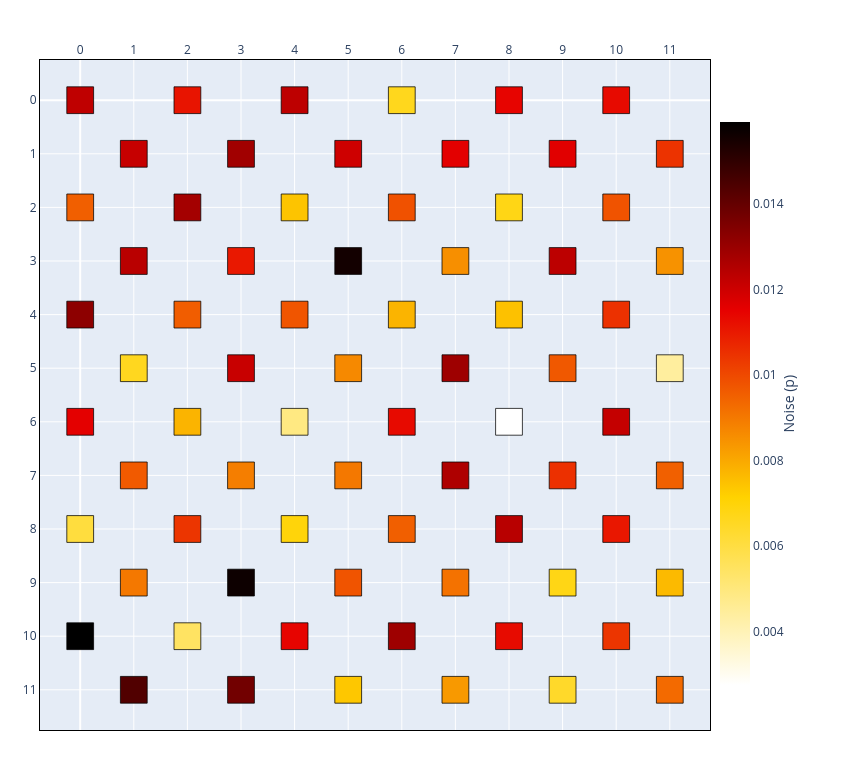

The cell this chart's notebook holds for it:
### Markdown cell above
## 3. Physical Error Distributions

Real superconducting processors are heterogeneous in which physical error rates vary
substantially across the lattice and are frequently correlated in space (bad couplers 
typically surround bad qubit sites). Modeling this heterogeneity faithfully is precisely 
why qSNOW represents noise as a per-qubit field rather than a single global parameter.

Every qubit carries a `NoiseProfile` exposing a physical error rate `p` (a bounded float
on `[0, 0.75]`). A landscape of such rates is produced by a **noise distribution**: an
object holding the parameters of the distribution it models (and a seed), which
`chip.generate_noise(dist)` applies across the lattice. The chip records the object on
`chip.spec.noise_model`, so the recipe travels with the chip and regenerates the identical
landscape. qSNOW provides:

- **`Uniform(p)`** — a homogeneous field; every qubit shares a single `p`.
- **`RandomUniform(bounds)`** — independent draws from a uniform distribution over
  `bounds = (low, high)`.
- **`RandomGaussian(mean, deviation)`** — independent draws from a truncated Gaussian.
- **`NormalContour(mean, deviation, slope=...)`** — a *spatially correlated* gradient, in
  which each site's error rate is derived from a smoothed neighborhood average, producing
  the contoured, non-i.i.d. structure characteristic of real devices.
- **`SkewContour(location, deviation, skew, ...)`** — the same correlated structure with a
  chosen *skew*, the long tail of poor qubits seen in calibration data.
- **`Custom(noise_map, coupler_map)`** — explicit maps, e.g. measured calibration data.

The `chip.generate_gaussian_noise(...)`-style methods used elsewhere in this notebook are
one-line shorthands for these. Applying a distribution also populates the chip's
**couplers**, deriving each edge's rate from the two qubits it joins (section 6); every
sampled distribution accepts a `seed` for reproducibility. Below we visualize the
non-trivial fields with `noise_heatmap_style`, moving from fully independent (Gaussian,
random) to spatially correlated (contour).

### Code cell
# (a) Truncated-Gaussian field: i.i.d. draws about a target mean.
chip = Chip(6, 6)
chip.generate_noise(RandomGaussian(mean=0.010, deviation=0.003, seed=42))

print("noise model :", chip.spec.noise_model)
print("p at (2, 2) :", chip.loc((2, 2)).noise.p)
chip.show(style=noise_heatmap_style(chip))

### Figure 1 — Plotly figure (JSON) as saved in the notebook; plotly's stock layout.template omitted (floating-point values rounded to 4 significant figures)
{"data": [{"hoverinfo": "text", "hovertext": ["(0, 0)<br>status=INACTIVE<br>noise=0.0123", "(0, 2)<br>status=INACTIVE<br>noise=0.0095", "(0, 4)<br>status=INACTIVE<br>noise=0.0132", "(0, 6)<br>status=INACTIVE<br>noise=0.0115", "(0, 8)<br>status=INACTIVE<br>noise=0.0061", "(0, 10)<br>status=INACTIVE<br>noise=0.0159", "(1, 1)<br>status=INACTIVE<br>noise=0.0121", "(1, 3)<br>status=INACTIVE<br>noise=0.0124", "(1, 5)<br>status=INACTIVE<br>noise=0.0066", "(1, 7)<br>status=INACTIVE<br>noise=0.0096", "(1, 9)<br>status=INACTIVE<br>noise=0.0090", "(1, 11)<br>status=INACTIVE<br>noise=0.0144", "(2, 0)<br>status=INACTIVE<br>noise=0.0111", "(2, 2)<br>status=INACTIVE<br>noise=0.0128", "(2, 4)<br>status=INACTIVE<br>noise=0.0096", "(2, 6)<br>status=INACTIVE<br>noise=0.0078", "(2, 8)<br>status=INACTIVE<br>noise=0.0104", "(2, 10)<br>status=INACTIVE<br>noise=0.0054", "(3, 1)<br>status=INACTIVE<br>noise=0.0128", "(3, 3)<br>status=INACTIVE<br>noise=0.0110", "(3, 5)<br>status=INACTIVE<br>noise=0.0121", "(3, 7)<br>status=INACTIVE<br>noise=0.0089", "(3, 9)<br>status=INACTIVE<br>noise=0.0157", "(3, 11)<br>status=INACTIVE<br>noise=0.0137", "(4, 0)<br>status=INACTIVE<br>noise=0.0123", "(4, 2)<br>status=INACTIVE<br>noise=0.0074", "(4, 4)<br>status=INACTIVE<br>noise=0.0097", "(4, 6)<br>status=INACTIVE<br>noise=0.0049", "(4, 8)<br>status=INACTIVE<br>noise=0.0069", "(4, 10)<br>status=INACTIVE<br>noise=0.0114", "(5, 1)<br>status=INACTIVE<br>noise=0.0120", "(5, 3)<br>status=INACTIVE<br>noise=0.0155", "(5, 5)<br>status=INACTIVE<br>noise=0.0086", "(5, 7)<br>status=INACTIVE<br>noise=0.0090", "(5, 9)<br>status=INACTIVE<br>noise=0.0098", "(5, 11)<br>status=INACTIVE<br>noise=0.0074", "(6, 0)<br>status=INACTIVE<br>noise=0.0066", "(6, 2)<br>status=INACTIVE<br>noise=0.0098", "(6, 4)<br>status=INACTIVE<br>noise=0.0078", "(6, 6)<br>status=INACTIVE<br>noise=0.0113", "(6, 8)<br>status=INACTIVE<br>noise=0.0095", "(6, 10)<br>status=INACTIVE<br>noise=0.0129", "(7, 1)<br>status=INACTIVE<br>noise=0.0116", "(7, 3)<br>status=INACTIVE<br>noise=0.0085", "(7, 5)<br>status=INACTIVE<br>noise=0.0129", "(7, 7)<br>status=INACTIVE<br>noise=0.0126", "(7, 9)<br>status=INACTIVE<br>noise=0.0091", "(7, 11)<br>status=INACTIVE<br>noise=0.0083", "(8, 0)<br>status=INACTIVE<br>noise=0.0114", "(8, 2)<br>status=INACTIVE<br>noise=0.0068", "(8, 4)<br>status=INACTIVE<br>noise=0.0075", "(8, 6)<br>status=INACTIVE<br>noise=0.0027", "(8, 8)<br>status=INACTIVE<br>noise=0.0124", "(8, 10)<br>status=INACTIVE<br>noise=0.0113", "(9, 1)<br>status=INACTIVE<br>noise=0.0116", "(9, 3)<br>status=INACTIVE<br>noise=0.0123", "(9, 5)<br>status=INACTIVE<br>noise=0.0097", "(9, 7)<br>status=INACTIVE<br>noise=0.0105", "(9, 9)<br>status=INACTIVE<br>noise=0.0068", "(9, 11)<br>status=INACTIVE<br>noise=0.0064", "(10, 0)<br>status=INACTIVE<br>noise=0.0113", "(10, 2)<br>status=INACTIVE<br>noise=0.0098", "(10, 4)<br>status=INACTIVE<br>noise=0.0105", "(10, 6)<br>status=INACTIVE<br>noise=0.0122", "(10, 8)<br>status=INACTIVE<br>noise=0.0110", "(10, 10)<br>status=INACTIVE<br>noise=0.0104", "(11, 1)<br>status=INACTIVE<br>noise=0.0104", "(11, 3)<br>status=INACTIVE<br>noise=0.0085", "(11, 5)<br>status=INACTIVE<br>noise=0.0044", "(11, 7)<br>status=INACTIVE<br>noise=0.0095", "(11, 9)<br>status=INACTIVE<br>noise=0.0076", "(11, 11)<br>status=INACTIVE<br>noise=0.0093"], "marker": {"cmax": 0.01591, "cmin": 0.00274, "color": [0.01226, 0.00954, 0.01322, 0.01155, 0.00606, 0.01591, 0.01213, 0.01238, 0.0066, 0.00963, 0.00901, 0.01436, 0.01111, 0.01278, 0.00957, 0.00776, 0.01041, 0.00544, 0.01284, 0.01101, 0.0121, 0.00888, 0.01567, 0.01373, 0.0123, 0.00742, 0.00975, 0.00489, 0.00695, 0.01143, 0.01198, 0.01554, 0.00865, 0.00901, 0.00977, 0.00736, 0.00663, 0.00982, 0.00776, 0.01132, 0.00953, 0.0129, 0.01158, 0.00854, 0.01289, 0.01258, 0.00914, 0.00833, 0.01143, 0.00676, 0.00748, 0.00274, 0.01239, 0.01128, 0.01162, 0.01232, 0.00969, 0.01052, 0.00676, 0.0064, 0.01131, 0.00978, 0.01049, 0.01217, 0.01103, 0.01041, 0.01045, 0.00846, 0.00441, 0.00952, 0.00763, 0.00931], "colorbar": {"len": 0.8701, "title": {"side": "right", "text": "Noise (p)"}, "x": 0.8701, "xanchor": "left", "y": 0.487, "yanchor": "middle"}, "colorscale": [[0, "rgb(255,255,255)"], [0.3333, "rgb(255,210,0)"], [0.6667, "rgb(230,0,0)"], [1, "rgb(0,0,0)"]], "opacity": 0, "showscale": true, "size": 20}, "mode": "markers", "name": "qubits", "type": "scattergl", "x": [0, 0, 0, 0, 0, 0, 1, 1, 1, 1, 1, 1, 2, 2, 2, 2, 2, 2, 3, 3, 3, 3, 3, 3, 4, 4, 4, 4, 4, 4, 5, 5, 5, 5, 5, 5, 6, 6, 6, 6, 6, 6, 7, 7, 7, 7, 7, 7, 8, 8, 8, 8, 8, 8, 9, 9, 9, 9, 9, 9, 10, 10, 10, 10, 10, 10, 11, 11, 11, 11, 11, 11], "y": [0, 2, 4, 6, 8, 10, 1, 3, 5, 7, 9, 11, 0, 2, 4, 6, 8, 10, 1, 3, 5, 7, 9, 11, 0, 2, 4, 6, 8, 10, 1, 3, 5, 7, 9, 11, 0, 2, 4, 6, 8, 10, 1, 3, 5, 7, 9, 11, 0, 2, 4, 6, 8, 10, 1, 3, 5, 7, 9, 11, 0, 2, 4, 6, 8, 10, 1, 3, 5, 7, 9, 11]}], "layout": {"height": 770, "margin": {"b": 40, "l": 40, "r": 40, "t": 60}, "shapes": [{"fillcolor": "rgb(191, 0, 0)", "layer": "above", "line": {"color": "black", "width": 0.75}, "opacity": 1, "type": "rect", "x0": -0.25, "x1": 0.25, "y0": -0.25, "y1": 0.25}, {"fillcolor": "rgb(241, 95, 0)", "layer": "above", "line": {"color": "black", "width": 0.75}, "opacity": 1, "type": "rect", "x0": -0.25, "x1": 0.25, "y0": 1.75, "y1": 2.25}, {"fillcolor": "rgb(141, 0, 0)", "layer": "above", "line": {"color": "black", "width": 0.75}, "opacity": 1, "type": "rect", "x0": -0.25, "x1": 0.25, "y0": 3.75, "y1": 4.25}, {"fillcolor": "rgb(228, 0, 0)", "layer": "above", "line": {"color": "black", "width": 0.75}, "opacity": 1, "type": "rect", "x0": -0.25, "x1": 0.25, "y0": 5.75, "y1": 6.25}, {"fillcolor": "rgb(255, 221, 62)", "layer": "above", "line": {"color": "black", "width": 0.75}, "opacity": 1, "type": "rect", "x0": -0.25, "x1": 0.25, "y0": 7.75, "y1": 8.25}, {"fillcolor": "rgb(0, 0, 0)", "layer": "above", "line": {"color": "black", "width": 0.75}, "opacity": 1, "type": "rect", "x0": -0.25, "x1": 0.25, "y0": 9.75, "y1": 10.25}, {"fillcolor": "rgb(198, 0, 0)", "layer": "above", "line": {"color": "black", "width": 0.75}, "opacity": 1, "type": "rect", "x0": 0.75, "x1": 1.25, "y0": 0.75, "y1": 1.25}, {"fillcolor": "rgb(185, 0, 0)", "layer": "above", "line": {"color": "black", "width": 0.75}, "opacity": 1, "type": "rect", "x0": 0.75, "x1": 1.25, "y0": 2.75, "y1": 3.25}, {"fillcolor": "rgb(255, 215, 31)", "layer": "above", "line": {"color": "black", "width": 0.75}, "opacity": 1, "type": "rect", "x0": 0.75, "x1": 1.25, "y0": 4.75, "y1": 5.25}, {"fillcolor": "rgb(241, 90, 0)", "layer": "above", "line": {"color": "black", "width": 0.75}, "opacity": 1, "type": "rect", "x0": 0.75, "x1": 1.25, "y0": 6.75, "y1": 7.25}, {"fillcolor": "rgb(244, 120, 0)", "layer": "above", "line": {"color": "black", "width": 0.75}, "opacity": 1, "type": "rect", "x0": 0.75, "x1": 1.25, "y0": 8.75, "y1": 9.25}, {"fillcolor": "rgb(81, 0, 0)", "layer": "above", "line": {"color": "black", "width": 0.75}, "opacity": 1, "type": "rect", "x0": 0.75, "x1": 1.25, "y0": 10.75, "y1": 11.25}, {"fillcolor": "rgb(232, 20, 0)", "layer": "above", "line": {"color": "black", "width": 0.75}, "opacity": 1, "type": "rect", "x0": 1.75, "x1": 2.25, "y0": -0.25, "y1": 0.25}, {"fillcolor": "rgb(164, 0, 0)", "layer": "above", "line": {"color": "black", "width": 0.75}, "opacity": 1, "type": "rect", "x0": 1.75, "x1": 2.25, "y0": 1.75, "y1": 2.25}, {"fillcolor": "rgb(241, 93, 0)", "layer": "above", "line": {"color": "black", "width": 0.75}, "opacity": 1, "type": "rect", "x0": 1.75, "x1": 2.25, "y0": 3.75, "y1": 4.25}, {"fillcolor": "rgb(251, 180, 0)", "layer": "above", "line": {"color": "black", "width": 0.75}, "opacity": 1, "type": "rect", "x0": 1.75, "x1": 2.25, "y0": 5.75, "y1": 6.25}, {"fillcolor": "rgb(236, 53, 0)", "layer": "above", "line": {"color": "black", "width": 0.75}, "opacity": 1, "type": "rect", "x0": 1.75, "x1": 2.25, "y0": 7.75, "y1": 8.25}, {"fillcolor": "rgb(255, 227, 98)", "layer": "above", "line": {"color": "black", "width": 0.75}, "opacity": 1, "type": "rect", "x0": 1.75, "x1": 2.25, "y0": 9.75, "y1": 10.25}, {"fillcolor": "rgb(161, 0, 0)", "layer": "above", "line": {"color": "black", "width": 0.75}, "opacity": 1, "type": "rect", "x0": 2.75, "x1": 3.25, "y0": 0.75, "y1": 1.25}, {"fillcolor": "rgb(233, 24, 0)", "layer": "above", "line": {"color": "black", "width": 0.75}, "opacity": 1, "type": "rect", "x0": 2.75, "x1": 3.25, "y0": 2.75, "y1": 3.25}, {"fillcolor": "rgb(200, 0, 0)", "layer": "above", "line": {"color": "black", "width": 0.75}, "opacity": 1, "type": "rect", "x0": 2.75, "x1": 3.25, "y0": 4.75, "y1": 5.25}, {"fillcolor": "rgb(245, 126, 0)", "layer": "above", "line": {"color": "black", "width": 0.75}, "opacity": 1, "type": "rect", "x0": 2.75, "x1": 3.25, "y0": 6.75, "y1": 7.25}, {"fillcolor": "rgb(13, 0, 0)", "layer": "above", "line": {"color": "black", "width": 0.75}, "opacity": 1, "type": "rect", "x0": 2.75, "x1": 3.25, "y0": 8.75, "y1": 9.25}, {"fillcolor": "rgb(114, 0, 0)", "layer": "above", "line": {"color": "black", "width": 0.75}, "opacity": 1, "type": "rect", "x0": 2.75, "x1": 3.25, "y0": 10.75, "y1": 11.25}, {"fillcolor": "rgb(189, 0, 0)", "layer": "above", "line": {"color": "black", "width": 0.75}, "opacity": 1, "type": "rect", "x0": 3.75, "x1": 4.25, "y0": -0.25, "y1": 0.25}, {"fillcolor": "rgb(253, 196, 0)", "layer": "above", "line": {"color": "black", "width": 0.75}, "opacity": 1, "type": "rect", "x0": 3.75, "x1": 4.25, "y0": 1.75, "y1": 2.25}, {"fillcolor": "rgb(240, 85, 0)", "layer": "above", "line": {"color": "black", "width": 0.75}, "opacity": 1, "type": "rect", "x0": 3.75, "x1": 4.25, "y0": 3.75, "y1": 4.25}, {"fillcolor": "rgb(255, 233, 130)", "layer": "above", "line": {"color": "black", "width": 0.75}, "opacity": 1, "type": "rect", "x0": 3.75, "x1": 4.25, "y0": 5.75, "y1": 6.25}, {"fillcolor": "rgb(255, 212, 10)", "layer": "above", "line": {"color": "black", "width": 0.75}, "opacity": 1, "type": "rect", "x0": 3.75, "x1": 4.25, "y0": 7.75, "y1": 8.25}, {"fillcolor": "rgb(231, 4, 0)", "layer": "above", "line": {"color": "black", "width": 0.75}, "opacity": 1, "type": "rect", "x0": 3.75, "x1": 4.25, "y0": 9.75, "y1": 10.25}, {"fillcolor": "rgb(206, 0, 0)", "layer": "above", "line": {"color": "black", "width": 0.75}, "opacity": 1, "type": "rect", "x0": 4.75, "x1": 5.25, "y0": 0.75, "y1": 1.25}, {"fillcolor": "rgb(19, 0, 0)", "layer": "above", "line": {"color": "black", "width": 0.75}, "opacity": 1, "type": "rect", "x0": 4.75, "x1": 5.25, "y0": 2.75, "y1": 3.25}, {"fillcolor": "rgb(246, 137, 0)", "layer": "above", "line": {"color": "black", "width": 0.75}, "opacity": 1, "type": "rect", "x0": 4.75, "x1": 5.25, "y0": 4.75, "y1": 5.25}, {"fillcolor": "rgb(244, 120, 0)", "layer": "above", "line": {"color": "black", "width": 0.75}, "opacity": 1, "type": "rect", "x0": 4.75, "x1": 5.25, "y0": 6.75, "y1": 7.25}, {"fillcolor": "rgb(240, 84, 0)", "layer": "above", "line": {"color": "black", "width": 0.75}, "opacity": 1, "type": "rect", "x0": 4.75, "x1": 5.25, "y0": 8.75, "y1": 9.25}, {"fillcolor": "rgb(254, 199, 0)", "layer": "above", "line": {"color": "black", "width": 0.75}, "opacity": 1, "type": "rect", "x0": 4.75, "x1": 5.25, "y0": 10.75, "y1": 11.25}, {"fillcolor": "rgb(255, 215, 29)", "layer": "above", "line": {"color": "black", "width": 0.75}, "opacity": 1, "type": "rect", "x0": 5.75, "x1": 6.25, "y0": -0.25, "y1": 0.25}, {"fillcolor": "rgb(240, 81, 0)", "layer": "above", "line": {"color": "black", "width": 0.75}, "opacity": 1, "type": "rect", "x0": 5.75, "x1": 6.25, "y0": 1.75, "y1": 2.25}, {"fillcolor": "rgb(251, 180, 0)", "layer": "above", "line": {"color": "black", "width": 0.75}, "opacity": 1, "type": "rect", "x0": 5.75, "x1": 6.25, "y0": 3.75, "y1": 4.25}, {"fillcolor": "rgb(231, 10, 0)", "layer": "above", "line": {"color": "black", "width": 0.75}, "opacity": 1, "type": "rect", "x0": 5.75, "x1": 6.25, "y0": 5.75, "y1": 6.25}, {"fillcolor": "rgb(241, 95, 0)", "layer": "above", "line": {"color": "black", "width": 0.75}, "opacity": 1, "type": "rect", "x0": 5.75, "x1": 6.25, "y0": 7.75, "y1": 8.25}, {"fillcolor": "rgb(158, 0, 0)", "layer": "above", "line": {"color": "black", "width": 0.75}, "opacity": 1, "type": "rect", "x0": 5.75, "x1": 6.25, "y0": 9.75, "y1": 10.25}, {"fillcolor": "rgb(227, 0, 0)", "layer": "above", "line": {"color": "black", "width": 0.75}, "opacity": 1, "type": "rect", "x0": 6.75, "x1": 7.25, "y0": 0.75, "y1": 1.25}, {"fillcolor": "rgb(247, 143, 0)", "layer": "above", "line": {"color": "black", "width": 0.75}, "opacity": 1, "type": "rect", "x0": 6.75, "x1": 7.25, "y0": 2.75, "y1": 3.25}, {"fillcolor": "rgb(158, 0, 0)", "layer": "above", "line": {"color": "black", "width": 0.75}, "opacity": 1, "type": "rect", "x0": 6.75, "x1": 7.25, "y0": 4.75, "y1": 5.25}, {"fillcolor": "rgb(174, 0, 0)", "layer": "above", "line": {"color": "black", "width": 0.75}, "opacity": 1, "type": "rect", "x0": 6.75, "x1": 7.25, "y0": 6.75, "y1": 7.25}, {"fillcolor": "rgb(244, 114, 0)", "layer": "above", "line": {"color": "black", "width": 0.75}, "opacity": 1, "type": "rect", "x0": 6.75, "x1": 7.25, "y0": 8.75, "y1": 9.25}, {"fillcolor": "rgb(248, 153, 0)", "layer": "above", "line": {"color": "black", "width": 0.75}, "opacity": 1, "type": "rect", "x0": 6.75, "x1": 7.25, "y0": 10.75, "y1": 11.25}, {"fillcolor": "rgb(231, 4, 0)", "layer": "above", "line": {"color": "black", "width": 0.75}, "opacity": 1, "type": "rect", "x0": 7.75, "x1": 8.25, "y0": -0.25, "y1": 0.25}, {"fillcolor": "rgb(255, 214, 21)", "layer": "above", "line": {"color": "black", "width": 0.75}, "opacity": 1, "type": "rect", "x0": 7.75, "x1": 8.25, "y0": 1.75, "y1": 2.25}, {"fillcolor": "rgb(253, 193, 0)", "layer": "above", "line": {"color": "black", "width": 0.75}, "opacity": 1, "type": "rect", "x0": 7.75, "x1": 8.25, "y0": 3.75, "y1": 4.25}, {"fillcolor": "rgb(255, 255, 255)", "layer": "above", "line": {"color": "black", "width": 0.75}, "opacity": 1, "type": "rect", "x0": 7.75, "x1": 8.25, "y0": 5.75, "y1": 6.25}, {"fillcolor": "rgb(184, 0, 0)", "layer": "above", "line": {"color": "black", "width": 0.75}, "opacity": 1, "type": "rect", "x0": 7.75, "x1": 8.25, "y0": 7.75, "y1": 8.25}, {"fillcolor": "rgb(231, 11, 0)", "layer": "above", "line": {"color": "black", "width": 0.75}, "opacity": 1, "type": "rect", "x0": 7.75, "x1": 8.25, "y0": 9.75, "y1": 10.25}, {"fillcolor": "rgb(225, 0, 0)", "layer": "above", "line": {"color": "black", "width": 0.75}, "opacity": 1, "type": "rect", "x0": 8.75, "x1": 9.25, "y0": 0.75, "y1": 1.25}, {"fillcolor": "rgb(188, 0, 0)", "layer": "above", "line": {"color": "black", "width": 0.75}, "opacity": 1, "type": "rect", "x0": 8.75, "x1": 9.25, "y0": 2.75, "y1": 3.25}, {"fillcolor": "rgb(240, 88, 0)", "layer": "above", "line": {"color": "black", "width": 0.75}, "opacity": 1, "type": "rect", "x0": 8.75, "x1": 9.25, "y0": 4.75, "y1": 5.25}, {"fillcolor": "rgb(236, 48, 0)", "layer": "above", "line": {"color": "black", "width": 0.75}, "opacity": 1, "type": "rect", "x0": 8.75, "x1": 9.25, "y0": 6.75, "y1": 7.25}, {"fillcolor": "rgb(255, 214, 21)", "layer": "above", "line": {"color": "black", "width": 0.75}, "opacity": 1, "type": "rect", "x0": 8.75, "x1": 9.25, "y0": 8.75, "y1": 9.25}, {"fillcolor": "rgb(255, 217, 42)", "layer": "above", "line": {"color": "black", "width": 0.75}, "opacity": 1, "type": "rect", "x0": 8.75, "x1": 9.25, "y0": 10.75, "y1": 11.25}, {"fillcolor": "rgb(231, 10, 0)", "layer": "above", "line": {"color": "black", "width": 0.75}, "opacity": 1, "type": "rect", "x0": 9.75, "x1": 10.25, "y0": -0.25, "y1": 0.25}, {"fillcolor": "rgb(240, 83, 0)", "layer": "above", "line": {"color": "black", "width": 0.75}, "opacity": 1, "type": "rect", "x0": 9.75, "x1": 10.25, "y0": 1.75, "y1": 2.25}, {"fillcolor": "rgb(236, 49, 0)", "layer": "above", "line": {"color": "black", "width": 0.75}, "opacity": 1, "type": "rect", "x0": 9.75, "x1": 10.25, "y0": 3.75, "y1": 4.25}, {"fillcolor": "rgb(196, 0, 0)", "layer": "above", "line": {"color": "black", "width": 0.75}, "opacity": 1, "type": "rect", "x0": 9.75, "x1": 10.25, "y0": 5.75, "y1": 6.25}, {"fillcolor": "rgb(233, 23, 0)", "layer": "above", "line": {"color": "black", "width": 0.75}, "opacity": 1, "type": "rect", "x0": 9.75, "x1": 10.25, "y0": 7.75, "y1": 8.25}, {"fillcolor": "rgb(236, 53, 0)", "layer": "above", "line": {"color": "black", "width": 0.75}, "opacity": 1, "type": "rect", "x0": 9.75, "x1": 10.25, "y0": 9.75, "y1": 10.25}, {"fillcolor": "rgb(236, 51, 0)", "layer": "above", "line": {"color": "black", "width": 0.75}, "opacity": 1, "type": "rect", "x0": 10.75, "x1": 11.25, "y0": 0.75, "y1": 1.25}, {"fillcolor": "rgb(247, 146, 0)", "layer": "above", "line": {"color": "black", "width": 0.75}, "opacity": 1, "type": "rect", "x0": 10.75, "x1": 11.25, "y0": 2.75, "y1": 3.25}, {"fillcolor": "rgb(255, 238, 158)", "layer": "above", "line": {"color": "black", "width": 0.75}, "opacity": 1, "type": "rect", "x0": 10.75, "x1": 11.25, "y0": 4.75, "y1": 5.25}, {"fillcolor": "rgb(241, 96, 0)", "layer": "above", "line": {"color": "black", "width": 0.75}, "opacity": 1, "type": "rect", "x0": 10.75, "x1": 11.25, "y0": 6.75, "y1": 7.25}, {"fillcolor": "rgb(252, 186, 0)", "layer": "above", "line": {"color": "black", "width": 0.75}, "opacity": 1, "type": "rect", "x0": 10.75, "x1": 11.25, "y0": 8.75, "y1": 9.25}, {"fillcolor": "rgb(243, 106, 0)", "layer": "above", "line": {"color": "black", "width": 0.75}, "opacity": 1, "type": "rect", "x0": 10.75, "x1": 11.25, "y0": 10.75, "y1": 11.25}], "showlegend": false, "width": 850, "xaxis": {"domain": [0, 0.8701], "dtick": 1, "linecolor": "black", "linewidth": 1, "mirror": true, "range": [-0.75, 11.75], "showgrid": true, "showline": true, "side": "top", "zeroline": true}, "yaxis": {"dtick": 1, "linecolor": "black", "linewidth": 1, "mirror": true, "range": [11.75, -0.75], "scaleanchor": "x", "scaleratio": 1, "showgrid": true, "showline": true, "zeroline": true}}}
